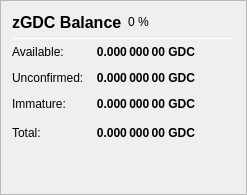
                   <widget class="QFrame" name="frame_ZerocoinBalances">
                    <property name="frameShape">
                     <enum>QFrame::StyledPanel</enum>
                    </property>
                    <property name="frameShadow">
                     <enum>QFrame::Raised</enum>
                    </property>
                    <layout class="QVBoxLayout" name="verticalLayout_7">
                     <item>
                      <layout class="QHBoxLayout" name="horizontalLayout_8" stretch="0,0,0">
                       <item>
                        <widget class="QLabel" name="label_5z_3">
                         <property name="minimumSize">
                          <size>
                           <width>0</width>
                           <height>20</height>
                          </size>
                         </property>
                         <property name="font">
                          <font>
                           <pointsize>12</pointsize>
                           <weight>75</weight>
                           <bold>true</bold>
                          </font>
                         </property>
                         <property name="text">
                          <string>zGDC Balance</string>
                         </property>
                        </widget>
                       </item>
                       <item>
                        <widget class="QLabel" name="labelzGDCPercent">
                         <property name="text">
                          <string notr="true">0 %</string>
                         </property>
                        </widget>
                       </item>
                       <item>
                        <spacer name="horizontalSpacer_11">
                         <property name="orientation">
                          <enum>Qt::Horizontal</enum>
                         </property>
                         <property name="sizeHint" stdset="0">
                          <size>
                           <width>40</width>
                           <height>20</height>
                          </size>
                         </property>
                        </spacer>
                       </item>
                      </layout>
                     </item>
                     <item>
                      <widget class="Line" name="line_ZerocoinBalance">
                       <property name="minimumSize">
                        <size>
                         <width>0</width>
                         <height>1</height>
                        </size>
                       </property>
                       <property name="maximumSize">
                        <size>
                         <width>16777215</width>
                         <height>1</height>
                        </size>
                       </property>
                       <property name="orientation">
                        <enum>Qt::Horizontal</enum>
                       </property>
                      </widget>
                     </item>
                     <item>
                      <layout class="QGridLayout" name="gridLayout_5">
                       <property name="spacing">
                        <number>12</number>
                       </property>
                       <item row="1" column="0">
                        <widget class="QLabel" name="labelzBalanceMatureText">
                         <property name="toolTip">
                          <string>Mature: more than 20 confirmation and more than 1 mint of the same denomination after it was minted.
These zGDC are spendable.</string>
                         </property>
                         <property name="text">
                          <string>Available:</string>
                         </property>
                        </widget>
                       </item>
                       <item row="1" column="1">
                        <widget class="QLabel" name="labelzBalanceMature">
                         <property name="font">
                          <font>
                           <weight>75</weight>
                           <bold>true</bold>
                          </font>
                         </property>
                         <property name="toolTip">
                          <string>Mature: more than 20 confirmation and more than 1 mint of the same denomination after it was minted.
These zGDC are spendable.</string>
                         </property>
                         <property name="text">
                          <string notr="true">0.000 000 00 GDC</string>
                         </property>
                         <property name="alignment">
                          <set>Qt::AlignRight|Qt::AlignTrailing|Qt::AlignVCenter</set>
                         </property>
                        </widget>
                       </item>
                       <item row="2" column="0">
                        <widget class="QLabel" name="labelzBalanceUnconfirmedText">
                         <property name="toolTip">
                          <string>Unconfirmed: less than 20 confirmations
Immature: confirmed, but less than 1 mint of the same denomination after it was minted</string>
                         </property>
                         <property name="text">
                          <string>Unconfirmed:</string>
                         </property>
                        </widget>
                       </item>
                       <item row="2" column="1">
                        <widget class="QLabel" name="labelzBalanceUnconfirmed">
                         <property name="font">
                          <font>
                           <weight>75</weight>
                           <bold>true</bold>
                          </font>
                         </property>
                         <property name="toolTip">
                          <string>Unconfirmed: less than 20 confirmations
Immature: confirmed, but less than 1 mint of the same denomination after it was minted</string>
                         </property>
                         <property name="text">
                          <string notr="true">0.000 000 00 GDC</string>
                         </property>
                         <property name="alignment">
                          <set>Qt::AlignRight|Qt::AlignTrailing|Qt::AlignVCenter</set>
                         </property>
                        </widget>
                       </item>
                       <item row="3" column="0">
                        <widget class="QLabel" name="labelzBalanceImmatureText">
                         <property name="toolTip">
                          <string>Unconfirmed: less than 20 confirmations
Immature: confirmed, but less than 1 mint of the same denomination after it was minted</string>
                         </property>
                         <property name="text">
                          <string>Immature:</string>
                         </property>
                        </widget>
                       </item>
                       <item row="3" column="1">
                        <widget class="QLabel" name="labelzBalanceImmature">
                         <property name="font">
                          <font>
                           <weight>75</weight>
                           <bold>true</bold>
                          </font>
                         </property>
                         <property name="toolTip">
                          <string>Unconfirmed: less than 20 confirmations
Immature: confirmed, but less than 1 mint of the same denomination after it was minted</string>
                         </property>
                         <property name="text">
                          <string notr="true">0.000 000 00 GDC</string>
                         </property>
                         <property name="alignment">
                          <set>Qt::AlignRight|Qt::AlignTrailing|Qt::AlignVCenter</set>
                         </property>
                        </widget>
                       </item>
                       <item row="4" column="0">
                        <widget class="QLabel" name="labelzBalanceText">
                         <property name="toolTip">
                          <string>Your current zGDC balance, unconfirmed and immature zGDC included.</string>
                         </property>
                         <property name="text">
                          <string>Total:</string>
                         </property>
                        </widget>
                       </item>
                       <item row="4" column="1">
                        <widget class="QLabel" name="labelzBalance">
                         <property name="font">
                          <font>
                           <weight>75</weight>
                           <bold>true</bold>
                          </font>
                         </property>
                         <property name="cursor">
                          <cursorShape>IBeamCursor</cursorShape>
                         </property>
                         <property name="toolTip">
                          <string>Your current zGDC balance, unconfirmed and immature zGDC included.</string>
                         </property>
                         <property name="text">
                          <string notr="true">0.000 000 00 GDC</string>
                         </property>
                         <property name="alignment">
                          <set>Qt::AlignRight|Qt::AlignTrailing|Qt::AlignVCenter</set>
                         </property>
                         <property name="textInteractionFlags">
                          <set>Qt::LinksAccessibleByMouse|Qt::TextSelectableByKeyboard|Qt::TextSelectableByMouse</set>
                         </property>
                        </widget>
                       </item>
                       <item row="4" column="2">
                        <spacer name="horizontalSpacer_4">
                         <property name="orientation">
                          <enum>Qt::Horizontal</enum>
                         </property>
                         <property name="sizeHint" stdset="0">
                          <size>
                           <width>40</width>
                           <height>20</height>
                          </size>
                         </property>
                        </spacer>
                       </item>
                      </layout>
                     </item>
                     <item>
                      <spacer name="verticalSpacer_4">
                       <property name="orientation">
                        <enum>Qt::Vertical</enum>
                       </property>
                       <property name="sizeHint" stdset="0">
                        <size>
                         <width>20</width>
                         <height>40</height>
                        </size>
                       </property>
                      </spacer>
                     </item>
                    </layout>
                   </widget>
